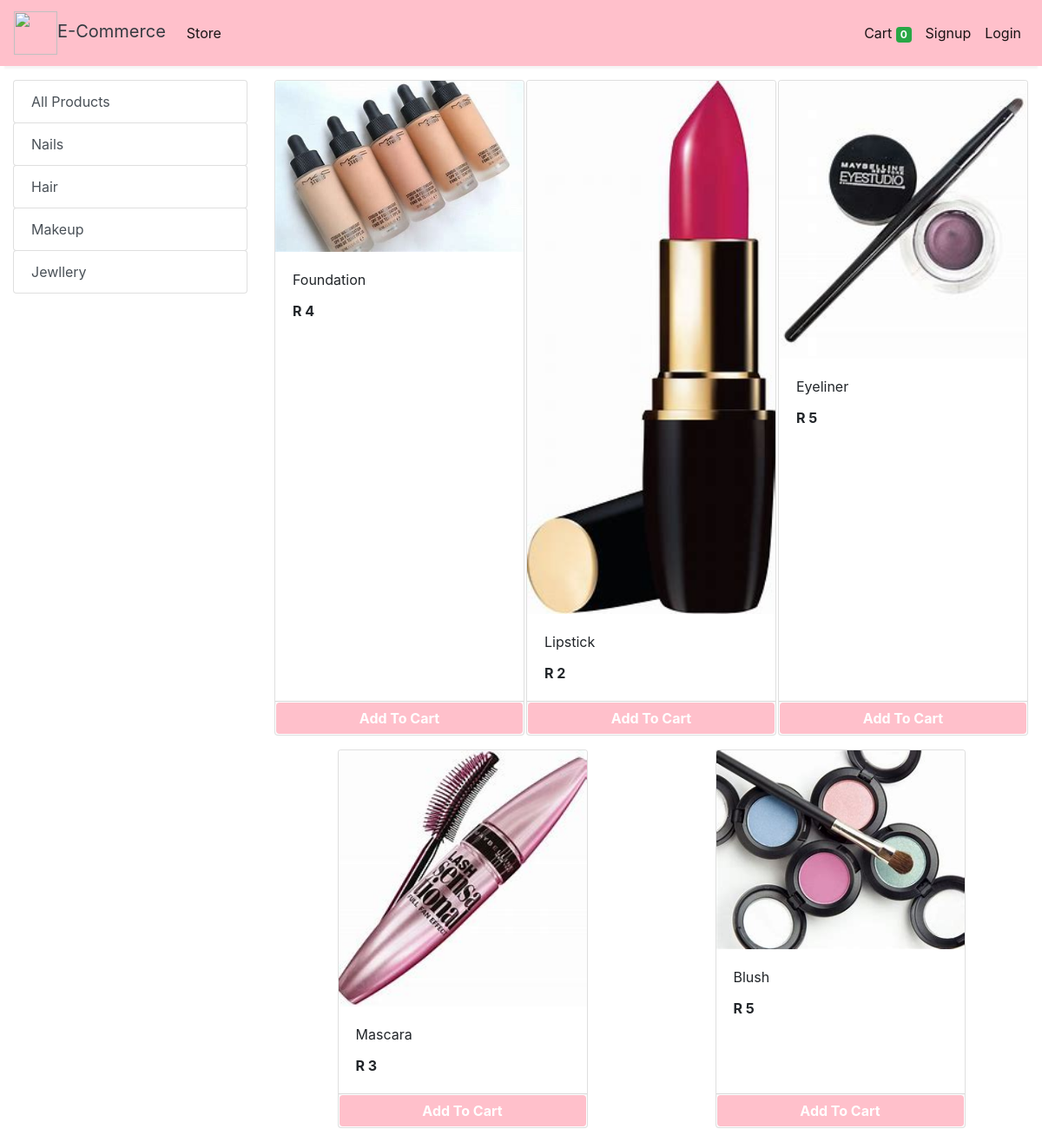
Screenshot of /store?category=39 with the database file from the repository.
### store/models/category.py (models this page shows, shortened)
class Category(models.Model):
    name= models.CharField(max_length=50)
    @staticmethod
    def get_all_categories():
        return Category.objects.all()

### store/models/product.py (models this page shows, shortened)
class Products(models.Model):
    name = models.CharField(max_length=60)
    price= models.IntegerField(default=0)
    category= models.ForeignKey(Category,on_delete=models.CASCADE,default=1 )
    description= models.CharField(max_length=250, default='', blank=True, null= True)
    image= models.ImageField(upload_to='uploads/products/')
    @staticmethod
    def get_all_products_by_categoryid(category_id):
        if category_id:
            return Products.objects.filter (category=category_id)
        else:
            return Products.get_all_products();

### store/views/home.py (the view)
# urls.py: path('' , include('store.urls'))
def store(request):
    cart = request.session.get('cart')
    if not cart:
        request.session['cart'] = {}
    products = None
    categories = Category.get_all_categories()
    categoryID = request.GET.get('category')
    if categoryID:
        products = Products.get_all_products_by_categoryid(categoryID)
    else:
        products = Products.get_all_products();
    data = {}
    data['products'] = products
    data['categories'] = categories
    print('you are : ', request.session.get('email'))
    return render(request, 'index.html', data)

### store/templatetags/cart.py (called while the page is built)
@register.filter (name='is_in_cart')
def is_in_cart(product, cart):
    keys = cart.keys ()
    for id in keys:
        if int (id) == product.id:
            return True
    return False;

### store/templatetags/custom_filter.py (called while the page is built)
@register.filter(name='currency')
def currency(number):
    return "R "+str(number)

### store/templates/index.html (shortened to what this page needs)
{% extends 'base.html' %}
{% block content %}
{% load cart %}
{% load custom_filter %}
<div class="container-fluid mt-3">
	<div class="row">
		<div class="col-lg-3 mx-auto">
			<div class="list-group">
				<a href="/" class="list-group-item list-group-item-action btn btn-outline-success">All Products</a>
				{% for category in categories %}
				<a href="/?category={{category.id}}"
					class="list-group-item list-group-item-action btn btn-outline-success ">{{category.name}}</a>
				{% endfor %}
			</div>
		</div>
		<div id='products' class="col-lg-9 mx-auto">
			<div class="row mx-auto">
				{% for product in products %}
				<div class="card mx-auto mb-3" id={{product.id}} style="width: 18rem;">
					<img class="card-img-top" src="{{product.image.url}}" alt="Card image cap">
					<div class="card-body">
						<p class="card-title">{{product.name}}</p>
						<p class="card-text"><b>{{product.price|currency}}</b></p>
					</div>
					<div class="card-footer p-0 no-gutters">
						{% if product|is_in_cart:request.session.cart %}
						<div class="row no-gutters">
							<form action="/#{{product.id}}" class="col-2 " method="post">
								{% csrf_token %}
								<input hidden type="text" name='product' value='{{product.id}}'>
								<input hidden type="text" name='remove' value='True'>
								<input type="submit" value=" - " class="btn btn-block btn-success border-right">
							</form>
							<div class="text-center col btn btn-success">{{product|cart_quantity:request.session.cart}} in Cart</div>
							<form action="/#{{product.id}}" class="col-2 " method="post">
								{% csrf_token %}
								<input hidden type="text" name='product' value='{{product.id}}'>
								<input type="submit" value=" + " class="btn btn-block btn-success border-left">
							</form>
						</div>
						{% else %}
						<form action="/#{{product.id}}" method="POST" class="btn-block">
							<input type="submit" class="float-right btn btn-success form-control" style="background-color:pink;border-color: white;font-weight: bolder;"
                    value="Add To Cart">
						</form>
						{% endif %}
					</div>
				</div>
				{% endfor %}
			</div>
		</div>
	</div>
</div>
{% endblock %}

### rows the page displays
Category: name "Nails"
Category: name "Hair"
Category: name "Makeup"
Category: name "Jewllery"
Products: image (picture), name "Foundation", price "R 4"
Products: image (picture), name "Lipstick", price "R 2"
Products: image (picture), name "Eyeliner", price "R 5"
Products: image (picture), name "Mascara", price "R 3"
Products: image (picture), name "Blush", price "R 5"

### other values shown
{{ request.session.cart.keys|length }} "0"
